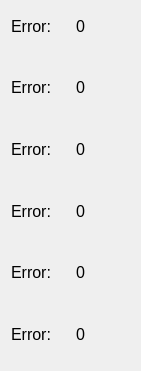
                    <widget class="QWidget" name="layoutWidget_8">
                        <property name="geometry">
                            <rect>
                                <x>350</x>
                                <y>40</y>
                                <width>141</width>
                                <height>371</height>
                            </rect>
                        </property>
                        <property name="font">
                            <font>
                                <pointsize>12</pointsize>
                            </font>
                        </property>
                        <layout class="QVBoxLayout" name="VEncDir_2">
                            <property name="spacing">
                                <number>10</number>
                            </property>
                            <property name="topMargin">
                                <number>0</number>
                            </property>
                            <item>
                                <layout class="QHBoxLayout" name="horizontalLayout_49">
                                    <item>
                                        <widget class="QLabel" name="encrease1_2">
                                            <property name="font">
                                                <font>
                                                    <pointsize>12</pointsize>
                                                </font>
                                            </property>
                                            <property name="text">
                                                <string>Error:</string>
                                            </property>
                                        </widget>
                                    </item>
                                    <item>
                                        <widget class="QLabel" name="encrease_value1_2">
                                            <property name="font">
                                                <font>
                                                    <pointsize>12</pointsize>
                                                </font>
                                            </property>
                                            <property name="text">
                                                <string>0</string>
                                            </property>
                                        </widget>
                                    </item>
                                </layout>
                            </item>
                            <item>
                                <layout class="QHBoxLayout" name="horizontalLayout_50">
                                    <item>
                                        <widget class="QLabel" name="encrease2_2">
                                            <property name="font">
                                                <font>
                                                    <pointsize>12</pointsize>
                                                </font>
                                            </property>
                                            <property name="text">
                                                <string>Error:</string>
                                            </property>
                                        </widget>
                                    </item>
                                    <item>
                                        <widget class="QLabel" name="encrease_value2_2">
                                            <property name="font">
                                                <font>
                                                    <pointsize>12</pointsize>
                                                </font>
                                            </property>
                                            <property name="text">
                                                <string>0</string>
                                            </property>
                                        </widget>
                                    </item>
                                </layout>
                            </item>
                            <item>
                                <layout class="QHBoxLayout" name="horizontalLayout_51">
                                    <item>
                                        <widget class="QLabel" name="encrease3_2">
                                            <property name="font">
                                                <font>
                                                    <pointsize>12</pointsize>
                                                </font>
                                            </property>
                                            <property name="text">
                                                <string>Error:</string>
                                            </property>
                                            <property name="indent">
                                                <number>-1</number>
                                            </property>
                                        </widget>
                                    </item>
                                    <item>
                                        <widget class="QLabel" name="encrease_value3_2">
                                            <property name="font">
                                                <font>
                                                    <pointsize>12</pointsize>
                                                </font>
                                            </property>
                                            <property name="text">
                                                <string>0</string>
                                            </property>
                                        </widget>
                                    </item>
                                </layout>
                            </item>
                            <item>
                                <layout class="QHBoxLayout" name="horizontalLayout_52">
                                    <item>
                                        <widget class="QLabel" name="encrease4_2">
                                            <property name="font">
                                                <font>
                                                    <pointsize>12</pointsize>
                                                </font>
                                            </property>
                                            <property name="text">
                                                <string>Error:</string>
                                            </property>
                                            <property name="scaledContents">
                                                <bool>false</bool>
                                            </property>
                                            <property name="margin">
                                                <number>0</number>
                                            </property>
                                        </widget>
                                    </item>
                                    <item>
                                        <widget class="QLabel" name="encrease_value4_2">
                                            <property name="font">
                                                <font>
                                                    <pointsize>12</pointsize>
                                                </font>
                                            </property>
                                            <property name="text">
                                                <string>0</string>
                                            </property>
                                        </widget>
                                    </item>
                                </layout>
                            </item>
                            <item>
                                <layout class="QHBoxLayout" name="horizontalLayout_53">
                                    <item>
                                        <widget class="QLabel" name="encrease5_2">
                                            <property name="font">
                                                <font>
                                                    <pointsize>12</pointsize>
                                                </font>
                                            </property>
                                            <property name="text">
                                                <string>Error:</string>
                                            </property>
                                        </widget>
                                    </item>
                                    <item>
                                        <widget class="QLabel" name="encrease_value5_2">
                                            <property name="font">
                                                <font>
                                                    <pointsize>12</pointsize>
                                                </font>
                                            </property>
                                            <property name="text">
                                                <string>0</string>
                                            </property>
                                        </widget>
                                    </item>
                                </layout>
                            </item>
                            <item>
                                <layout class="QHBoxLayout" name="horizontalLayout_54">
                                    <item>
                                        <widget class="QLabel" name="encrease6_2">
                                            <property name="font">
                                                <font>
                                                    <pointsize>12</pointsize>
                                                </font>
                                            </property>
                                            <property name="text">
                                                <string>Error:</string>
                                            </property>
                                        </widget>
                                    </item>
                                    <item>
                                        <widget class="QLabel" name="encrease_value6_2">
                                            <property name="font">
                                                <font>
                                                    <pointsize>12</pointsize>
                                                </font>
                                            </property>
                                            <property name="text">
                                                <string>0</string>
                                            </property>
                                        </widget>
                                    </item>
                                </layout>
                            </item>
                        </layout>
                    </widget>
